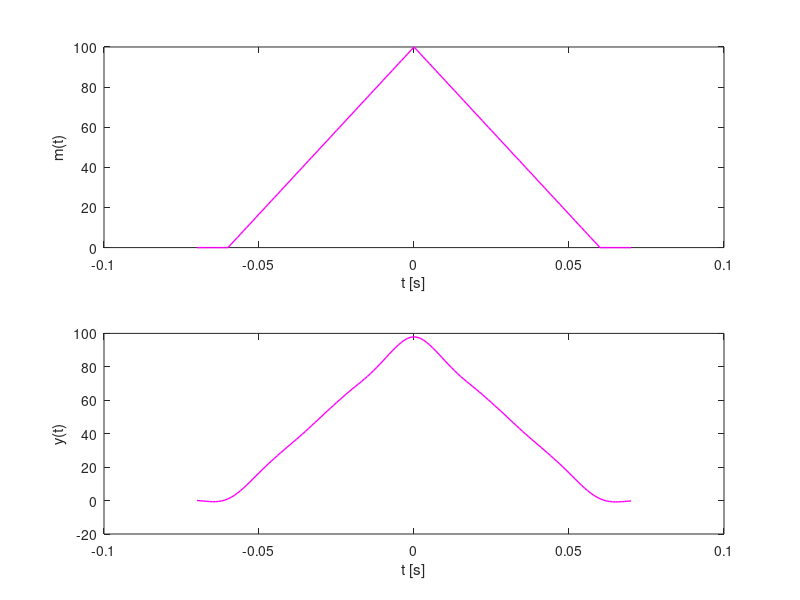
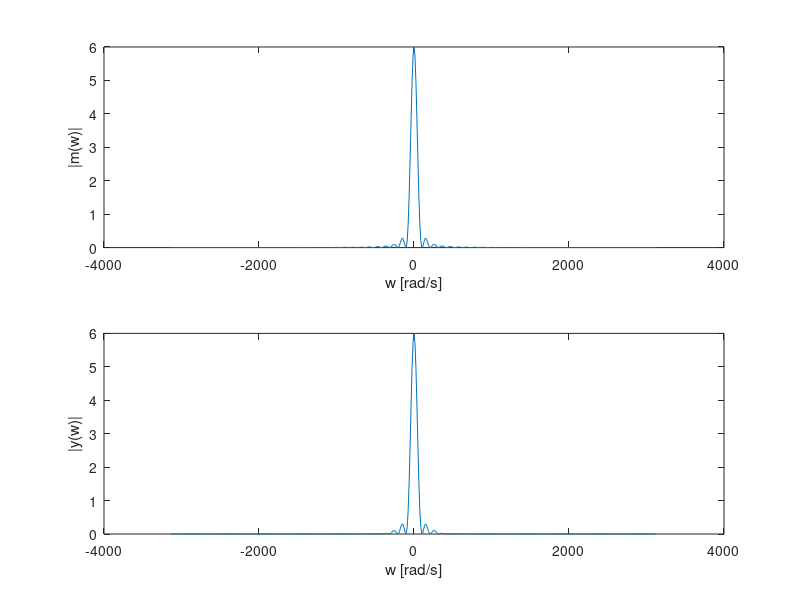
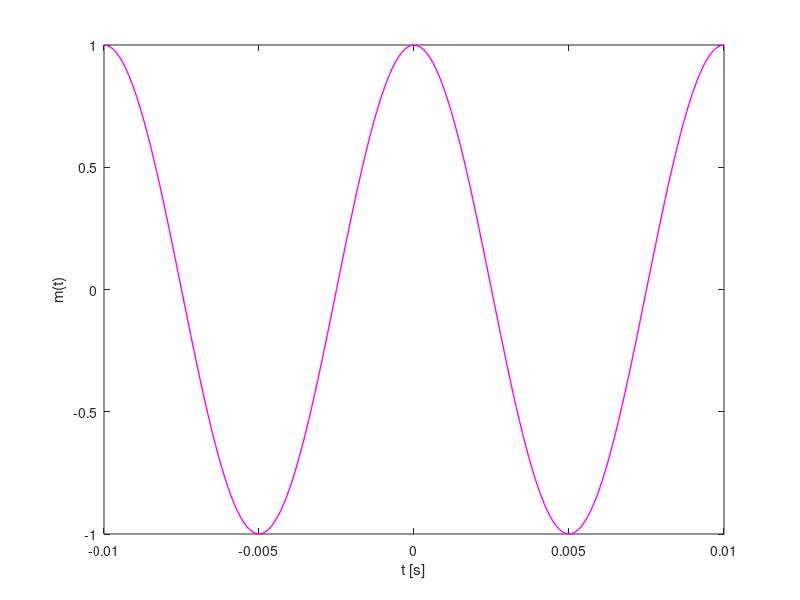
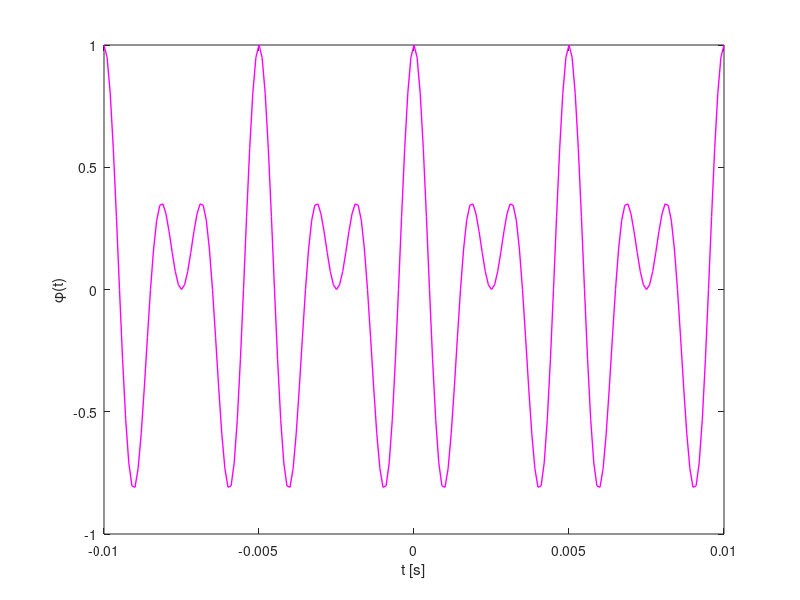

The MATLAB source for these figures, in order:
close all; 
clear all; 
clc; 


%% ====PRACTICA 2 MODULACION EN AMPLITUD ======
% OBJETIVO: Analizar señales de AM-DSB-SC en el dominio del tiempo y
% frecuencia utilizando las funciones de matlab (ammod() y amdemod())

fc = 50;
ts = 1/1000;
Fs = 1/ts;

t = -0.07: ts :0.07;  

f1 = 0.*((-0.07 <= t)&(t <= -0.06)); 
f2 = ((100/0.06).*t + 100).*((-0.06 <= t)&(t <= 0)); 
f3 = (-(100/0.06).*t + 100).*((0 < t)&(t <= 0.06)); 
f4 = 0.*((0.06 <= t) & (t <= 0.07)); 

mt = f1 + f2 + f3 + f4; 

%% ========== MOD Y DEMOD ===========
fit = ammod(mt,fc,Fs); 
yt = amdemod(fit,fc,Fs); 

%% ========== FOURIER ============
N = 500; 
w = 2.*pi.*((-N/2) : ((N/2) -1)).*(Fs/N); 

% MENSAJE
mtf = fftshift(abs(fft(mt, N)));
mtf_norm = mtf/Fs;

% MODULADA
fitw = fftshift(abs(fft(fit, N)));
fitw_norm = fitw/Fs;

% y(t)
ytw = fftshift(abs(fft(yt, N)));
ytw_norm = ytw/Fs;
%% ==========INCISO A==================

figure(1)
plot(t,mt,'m','LineWidth',1)
ylabel("m(t)")
xlabel("t [s]")

%% =========INCISO B) ===================

figure(2)
plot(t,fit,'m','LineWidth',1)

ylabel("φ(t)")
xlabel("t [s]")

%% ========INCISO B)1 ===========
figure(3)
hold on; 
plot(t,fit,'m','LineWidth',1)
plot(t,mt,'r','LineWidth',1)
plot(t,-mt,'r','LineWidth',1)

ylabel("φ(t)")
xlabel("t [s]")

%% ========INCISO C) =========

figure(4)
plot(t,yt,'m','LineWidth',1); 

ylabel("y(t)")
xlabel("t [s]")

%% =======INCISO D) ==========

figure(5)
subplot(2,1,1)
plot(t,mt,'m','LineWidth',1)

ylabel("m(t)")
xlabel("t [s]")

subplot(2,1,2)
plot(t,yt,'m','LineWidth',1); 

ylabel("y(t)")
xlabel("t [s]")

saveas(gcf, "P2-imgs/inciso-d.png")

%% =========II GRAFICAR ESPECTROS =======
%% ==============INCISO E========
figure(6)
plot(w,mtf_norm); 
ylabel("|m(w)|")
xlabel("w [rad/s]")

%% =============INCISO F==========

figure(7)
plot(w,fitw_norm); 

ylabel("|φ(w)|")
xlabel("w [rad/s]")
%% ==============INCISO G=========
figure(8)
plot(w,ytw_norm,'m','LineWidth',1)

ylabel("|y(w)|")
xlabel("w [rad/s]")
%% ===============COMPARACION=======
figure(9)
subplot(2,1,1)
plot(w,mtf_norm); 

ylabel("|m(w)|")
xlabel("w [rad/s]")

subplot(2,1,2)
plot(w,ytw_norm)

ylabel("|y(w)|")
xlabel("w [rad/s]")

saveas(gcf, "P2-imgs/inciso-h.png")

%% ===III REPETIR I Y II camiando m(t) = Cos(200pit) Xc(t) =
%cos(100pit) 

fc = 500;
ts = 1/10000;
Fs = 1/ts;

t = -0.01: ts :0.01;  

mt = cos(200.*pi.*t); 

%% ========== MOD Y DEMOD ===========
fit = ammod(mt,fc,Fs); 
yt = amdemod(fit,fc,Fs); 

%% ========== FOURIER ============
N = 500; 
w = 2.*pi.*((-N/2) : ((N/2) -1)).*(Fs/N); 

% MENSAJE
mtf = fftshift(abs(fft(mt, N)));
mtf_norm = mtf/Fs;

% MODULADA
fitw = fftshift(abs(fft(fit, N)));
fitw_norm = fitw/Fs;

% y(t)
ytw = fftshift(abs(fft(yt, N)));
ytw_norm = ytw/Fs;
%% ==========INCISO A==================

figure(11)
plot(t,mt,'m','LineWidth',1)
ylabel("m(t)")
xlabel("t [s]")

saveas(gcf, "P2-imgs/inciso-3a.png")

%% =========INCISO B) ===================

figure(12)
plot(t,fit,'m','LineWidth',1)

ylabel("φ(t)")
xlabel("t [s]")

saveas(gcf, "P2-imgs/inciso-3b.png")

%% ========INCISO B)1 ===========
figure(13)
hold on; 
plot(t,fit,'m','LineWidth',1)
plot(t,mt,'r','LineWidth',1)
plot(t,-mt,'r','LineWidth',1)

ylabel("φ(t)")
xlabel("t [s]")

saveas(gcf, "P2-imgs/inciso-3b-1.png")

%% ========INCISO C) =========

figure(14)
plot(t,yt,'m','LineWidth',1); 

ylabel("y(t)")
xlabel("t [s]")

saveas(gcf, "P2-imgs/inciso-3c.png")

%% =======INCISO D) ==========

figure(15)
subplot(2,1,1)
plot(t,mt,'m','LineWidth',1)

ylabel("m(t)")
xlabel("t [s]")

subplot(2,1,2)
plot(t,yt,'m','LineWidth',1); 

ylabel("y(t)")
xlabel("t [s]")

saveas(gcf, "P2-imgs/inciso-3d.png")

%% =========II GRAFICAR ESPECTROS =======
%% ==============INCISO E========
figure(16)
plot(w,mtf_norm); 
ylabel("|m(w)|")
xlabel("w [rad/s]")

saveas(gcf, "P2-imgs/inciso-3e.png")

%% =============INCISO F==========

figure(17)
plot(w,fitw_norm); 

ylabel("|φ(w)|")
xlabel("w [rad/s]")

saveas(gcf, "P2-imgs/inciso-3f.png")

%% ==============INCISO G=========
figure(18)
plot(w,ytw_norm,'m','LineWidth',1)

ylabel("|y(w)|")
xlabel("w [rad/s]")

saveas(gcf, "P2-imgs/inciso-3g.png")

%% ===============COMPARACION=======
figure(19)
subplot(2,1,1)
plot(w,mtf_norm); 

ylabel("|m(w)|")
xlabel("w [rad/s]")

subplot(2,1,2)
plot(w,ytw_norm)

ylabel("|y(w)|")
xlabel("w [rad/s]")

saveas(gcf, "P2-imgs/inciso-3h.png")
